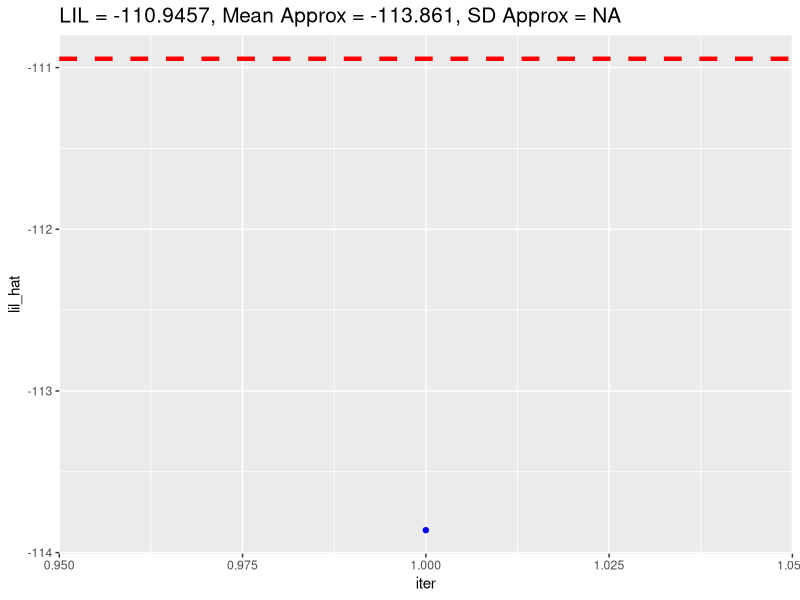
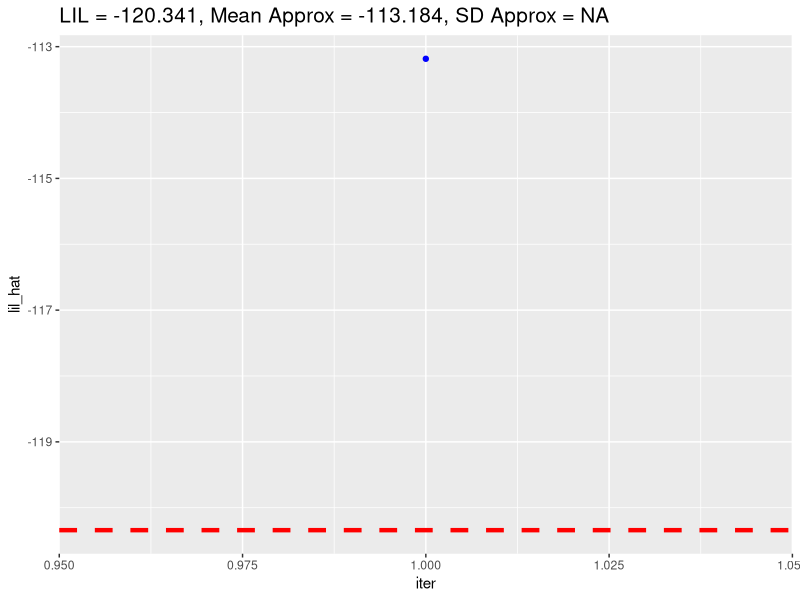
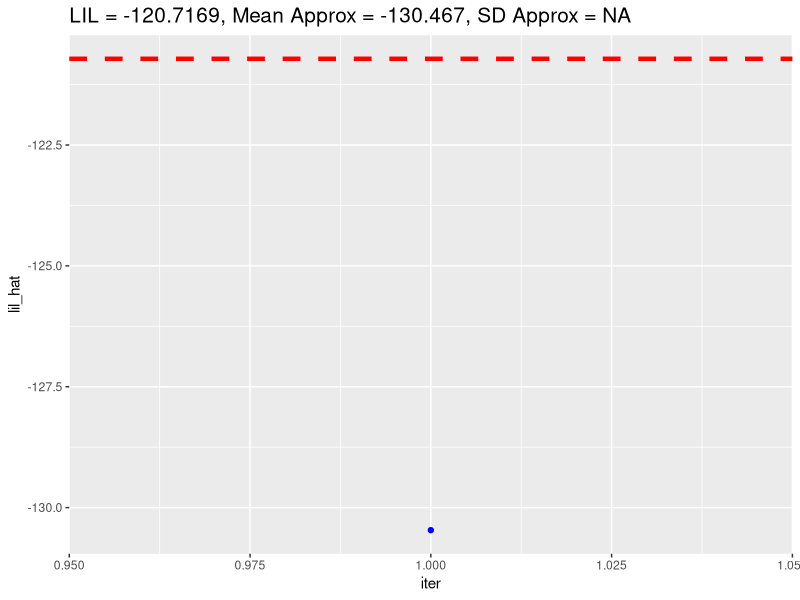
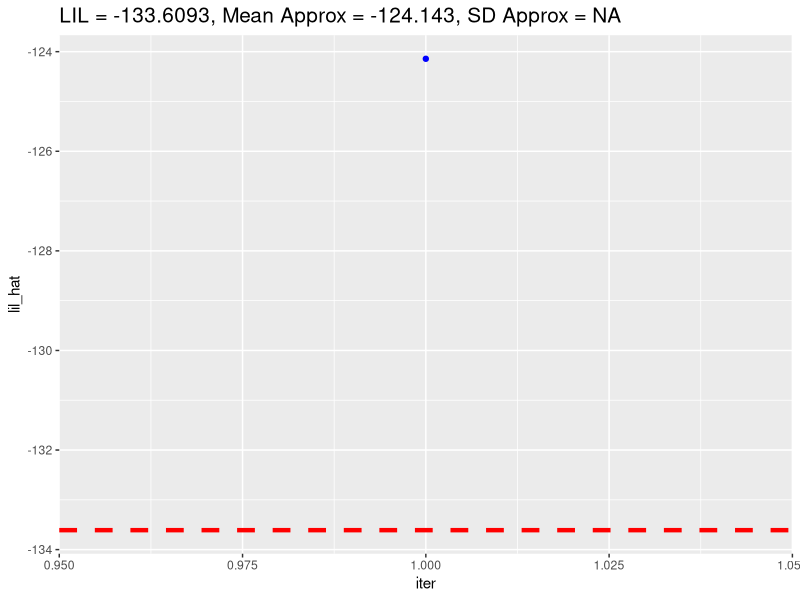

R code for these plots, in order:
## ---- chunk 1
knitr::opts_chunk$set(echo = TRUE)
## ---- chunk 2

# path for lenovo
setwd("C:/Users/ericc/mlike_approx")

# path for dell
# setwd("C:/Users/chuu/mlike_approx")

library(dplyr)
library(ggplot2)
## ---- chunk 3

### helper functions used to visualize results below

### plot true value as dashed line, plot approximation points
plot_approx = function(approx, approx_mean, approx_sd, LIL_true) {
    
    N_approx = length(approx)
    
    # (N_approx x 3) dataframe constructed so that we can use ggplot2
    approx_df = data.frame(lil_hat = approx, lil = LIL_true) %>% 
        mutate(iter = 1:N_approx)
    
    p = ggplot(approx_df, aes(iter, lil_hat)) + geom_point(col = 'blue') + 
        geom_hline(aes(yintercept = lil), 
                   linetype = 'dashed', size = 1.5, color = "red") +
        ggtitle(paste("LIL = ", LIL_true, 
                      ", Mean Approx = ", round(approx_mean, 3), 
                      ", SD Approx = ", round(approx_sd, 3),
                      sep = '')) + 
        theme(plot.title = element_text(size = 15))
    
    return(p)
}
## ---- chunk 4

# use these since they are the correct versions of the true LIL
LIL_true = c(-110.9457, -120.3410, -120.7169, -133.6093) # DELL OUTPUT 

approx_sim = read.csv("sim_results.csv")

approx_means = colMeans(approx_sim) %>% unlist %>% unname()

approx_med = apply(approx_sim, 2, median) %>%  unlist() %>% unname() 

approx_sds = apply(approx_sim, 2, sd) %>%  unlist() %>% unname() 
## ---- chunk 5
# D = 3
plot_approx(approx_sim[,1], approx_means[1], approx_sds[1], LIL_true[1])
## ---- chunk 6
# D = 5
plot_approx(approx_sim[,2], approx_means[2], approx_sds[2], LIL_true[2])
## ---- chunk 7
# D = 7
plot_approx(approx_sim[,3], approx_means[3], approx_sds[3], LIL_true[3])
## ---- chunk 8
# D = 10
plot_approx(approx_sim[,4], approx_means[4], approx_sds[4], LIL_true[4])
## ---- chunk 9
# compare median vs mean for approximation results

approx_compare = rbind(LIL_true, approx_med) %>% rbind(approx_means)

# seems like the median does better for these approximations
colnames(approx_compare) = c("D = 3", "D = 5", "D = 7", "D = 10")

approx_compare
